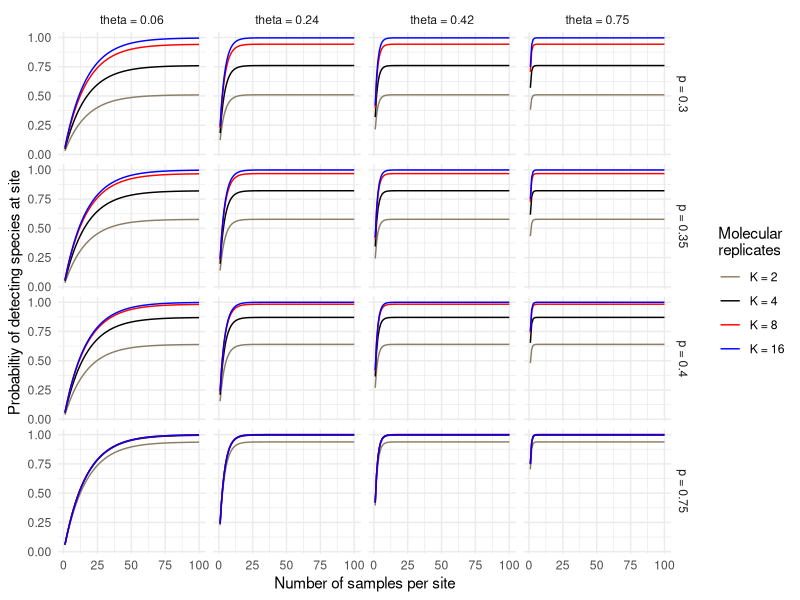
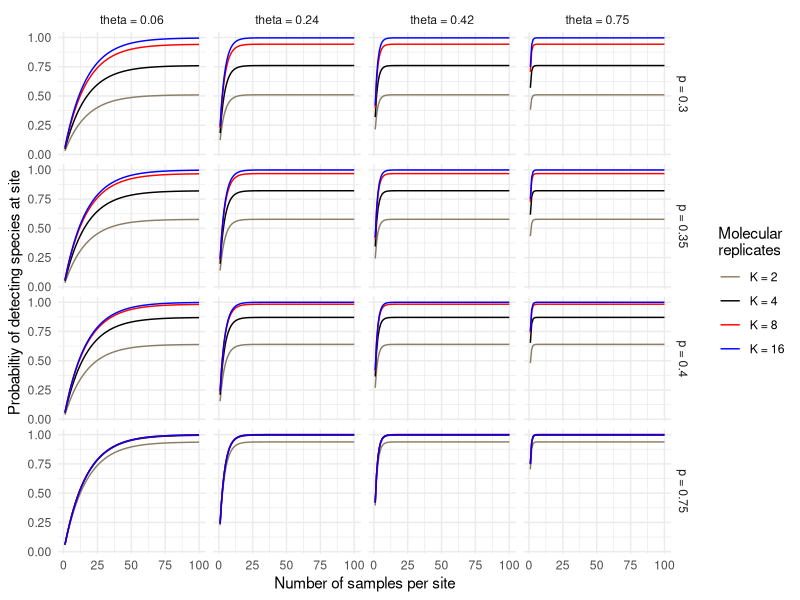
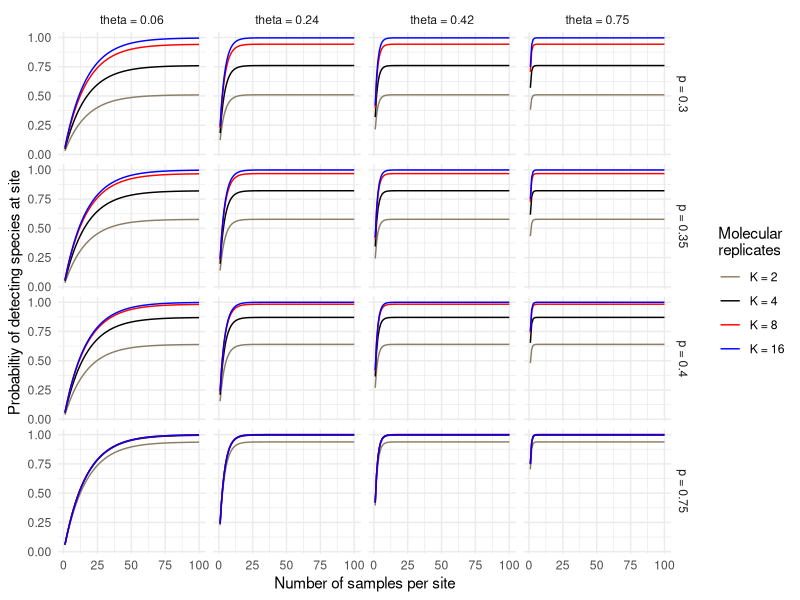

Reproduce these figures in R, in order. (Note: a time limit stopped this script after it produced the figures.)
## ---- chunk 1
knitr::opts_chunk$set(echo = TRUE)
assign("depthtrigger", 10, data.table:::.global)
## ---- chunk 2
sampleDetectionOne <- function(
	J = 100,
	K = 8,
	theta = 0.06,
	pDetection  = 0.3){
	return( (1 - (1 - theta) ^ J)  * (1 - (1 - pDetection) ^ K))
	}
## ---- chunk 3
library(data.table)
results <- data.table(expand.grid(J = 1:100, 
							theta = c(0.06, 0.24, 0.42, 0.75), pDetection = c(0.3, 0.35, 0.4, 0.75),
							K = c(2, 4, 8, 16)))
results[ , ProbDetect := 
	sampleDetectionOne(J = J, K = K, theta = theta, pDetection = pDetection)]

results[ , thetaPlot := factor(paste0("theta = ", theta))]
results[ , pDetectionPlot := factor(paste0("p = ", pDetection))]
results[ , KPlot := factor(paste0("K = ", K))]
## ---- chunk 4

library(ggplot2)
results[ , KPlot := factor(KPlot, levels = levels(results$KPlot)[c(2, 3, 4, 1)])]

detectOne <- ggplot(data = results, aes(x = J, y = ProbDetect, color = KPlot)) + 
	geom_line() +
	facet_grid( pDetectionPlot ~ thetaPlot) +
	theme_minimal() + 
	ylab("Probabiltiy of detecting species at site") +
	xlab("Number of samples per site") +
  scale_color_manual("Molecular\nreplicates", values = c("wheat4", 'black', 'red', "blue"))
print(detectOne)
ggsave(filename = "detectingOne.pdf", detectOne, width = 6, height = 4)
ggsave(filename = "detectingOne.jpg", detectOne, width = 6, height = 4)
## ---- chunk 5
samplesDetect <- function(
	nSims = 2,
	J = c(10, 100),
	theta = c(0.06, 0.42),
	K = 8,
	pDetection = c(0.3, 0.4)){
		results <- data.table(expand.grid(simulation = 1:nSims, 
					   J = J, theta = theta, 
					   K = K, pDetection = pDetection))
	for(index in 1:dim(results)[1]){
		results[ index, nPositive := 
			length(which(
				rbinom(n = length(which(rbinom( n = J, size = 1, prob = theta) >0)), 
					   size = K, prob = pDetection) > 0))]
		}
	results[ , pPositive := nPositive/J]
	results[ , Samples := factor(paste0("J = ", J))]
	results[ , SamplesPlot  := factor(J)]

	results[ , thetaPlot := factor(paste0("theta = ", theta))]
  results[ , thetaPlot2 := factor( theta)]
	
  results[ , pDetectionPlot := factor(paste0("p = ", pDetection))]

	factorOrder <- order(as.numeric(gsub("J = ", "", levels(results$Samples))), decreasing = FALSE)
  results[ , Samples := factor(Samples, levels = levels(Samples)[factorOrder]) ]
	
  results[ , KPlot := paste0("K = ", K)]
  KOrder <- unique(results$KPlot)[order(as.numeric(gsub("K = ", "", unique(results$KPlot))), decreasing = FALSE)]
  results[ , KPlot := factor( KPlot, levels = KOrder)]

  results[ , KPlot2 := factor(gsub("K = ", "", KPlot))]
  KOrder2 <- unique(results$KPlot2)[order(as.numeric(unique(results$KPlot)), decreasing = FALSE)]
  results[ , KPlot2 := factor( KPlot2, levels = KOrder2)]
  
  
	return(results)
	}
## ---- chunk 6
sampleResults <- samplesDetect(nSims = 4000, 
                               theta = c(0.06, 0.24, 0.42, 0.76), 
                               pDetection = c(0.15, 0.3, 0.35, 0.4, 0.75),
                               J = c(20, 50, 100),
                               K = c(2, 4, 8, 16))
## ---- chunk 7
compareSites <- ggplot(sampleResults, aes(x = J, y = pPositive, fill = thetaPlot)) +
	geom_boxplot(outlier.size = 0.5) + 
	facet_grid(  KPlot ~  pDetectionPlot ) + 
  theme_minimal() +
	ylab(expression("Propotion of positive samples (Simulated "*theta*")")) +
  xlab("Number of samples per site") +
  scale_fill_manual(expression(theta), values = c("orange", 'seagreen', 'red', "blue"))

print(compareSites)
ggsave(filename = "compareSites.pdf", compareSites, width = 9, height = 6)
ggsave(filename = "compareSites.jpg", compareSites, width = 9, height = 6)
